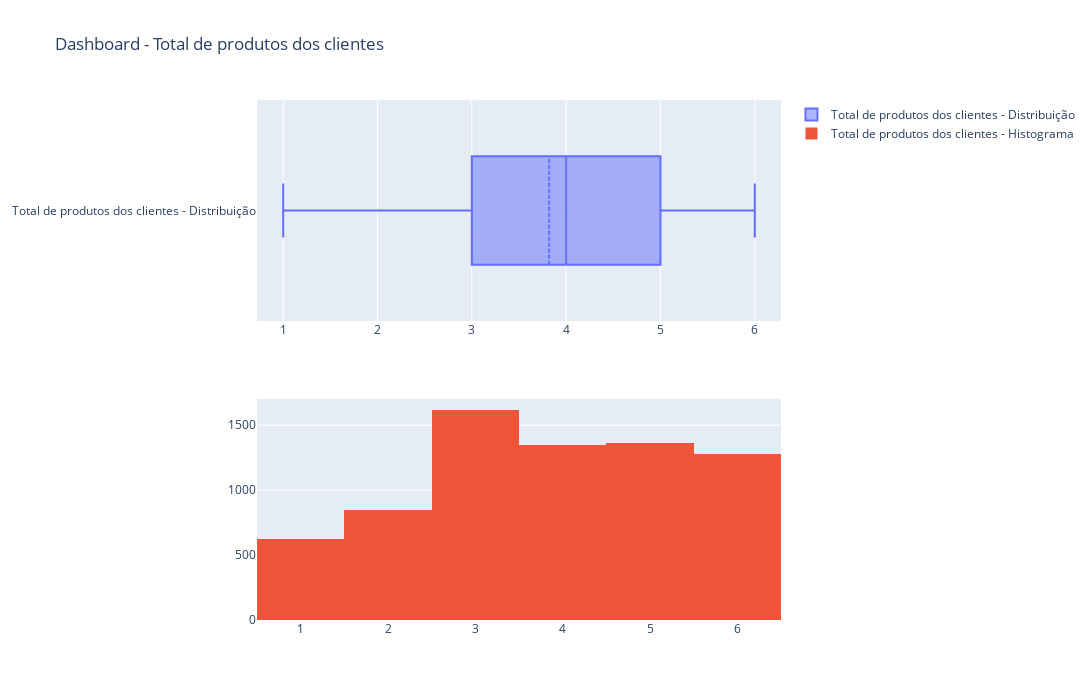

Notebook code for this chart:
### Markdown cell above
#### Plot - Total de produtos dos clientes

### Code cell
plot_charts(base_dados['Total_Relationship_Count'], col ='Total de produtos dos clientes')

### Figure 1 — Plotly figure (JSON) as saved in the notebook; plotly's stock layout.template omitted (floating-point values rounded to 4 significant figures; data arrays with more than 128 entries replaced by an {"elided": "..."} marker saying what was removed)
{"data": [{"boxmean": true, "name": "Total de produtos dos clientes - Distribuição", "type": "box", "x": {"elided": "7081 int values"}, "xaxis": "x", "yaxis": "y"}, {"name": "Total de produtos dos clientes - Histograma", "type": "histogram", "x": {"elided": "7081 int values"}, "xaxis": "x2", "yaxis": "y2"}], "layout": {"height": 700, "title": {"text": "Dashboard - Total de produtos dos clientes"}, "width": 1200, "xaxis": {"anchor": "y", "domain": [0, 1]}, "xaxis2": {"anchor": "y2", "domain": [0, 1]}, "yaxis": {"anchor": "x", "domain": [0.575, 1]}, "yaxis2": {"anchor": "x2", "domain": [0, 0.425]}}}
